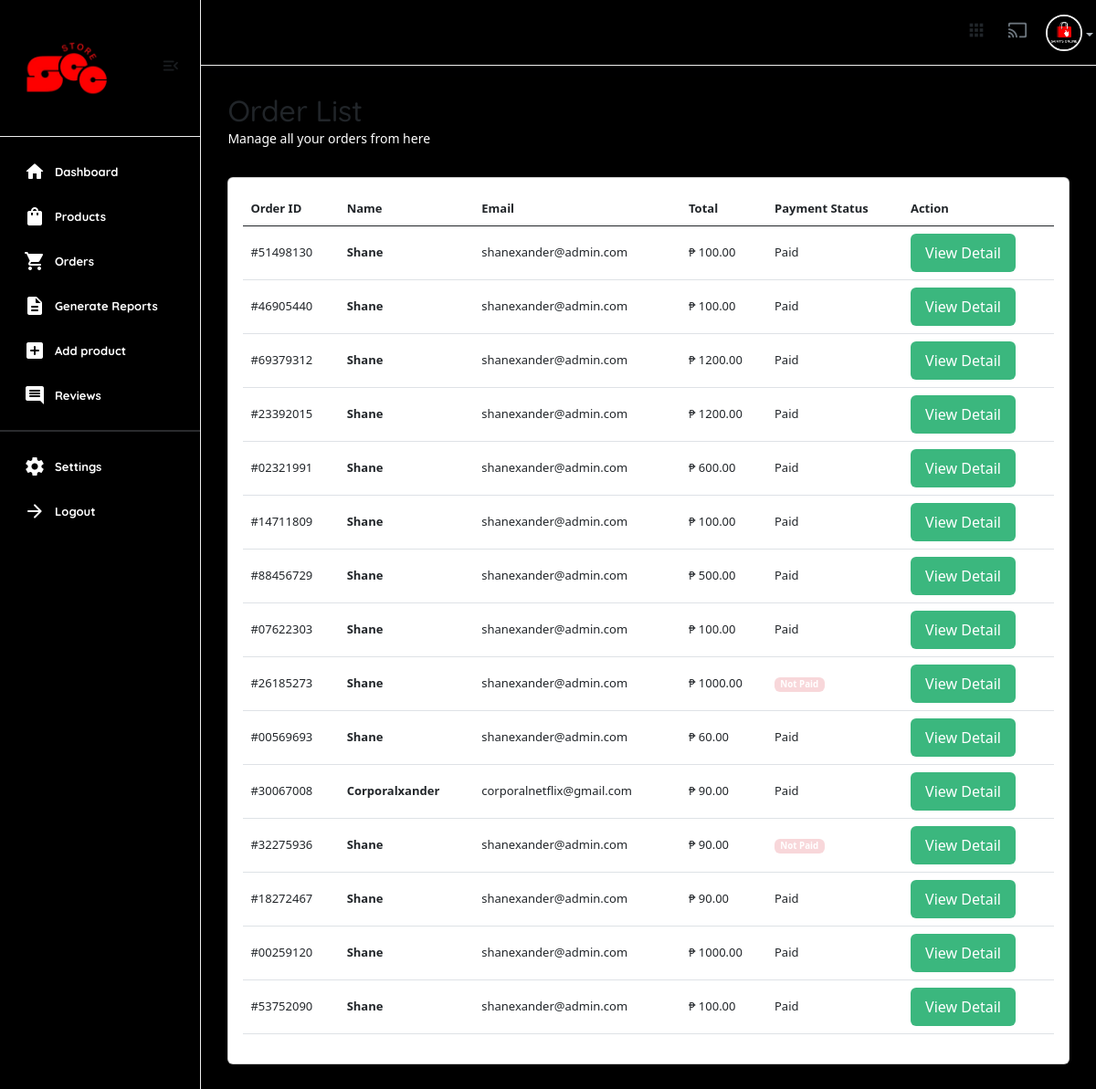
The page /useradmin/orders/ (signed in) on the database as committed earlier.
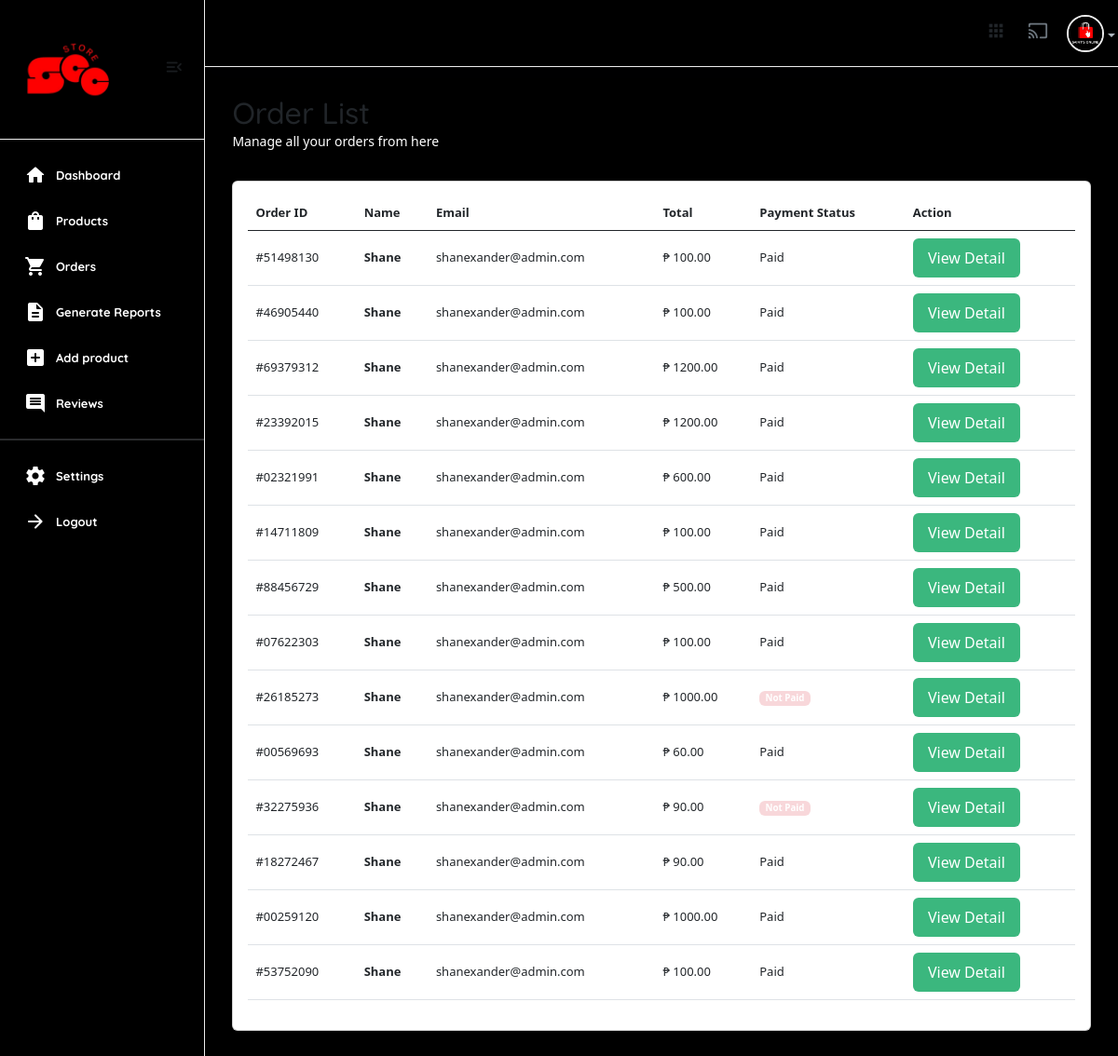
The same page on the database as committed later.
### core/models.py (models this page shows)
class CartOrder(models.Model):
    user = models.ForeignKey(User, on_delete=models.CASCADE,)
    full_name = models.CharField(max_length=100, null=True, blank=True)
    email = models.CharField(max_length=100, null=True, blank=True)
    phone = models.CharField(max_length=100, null=True, blank=True)
    address = models.CharField(max_length=100, null=True, blank=True)
    city = models.CharField(max_length=100, null=True, blank=True)
    state = models.CharField(max_length=100, null=True, blank=True)
    country = models.CharField(max_length=100, null=True, blank=True)
    price = models.DecimalField(max_digits=12, decimal_places=2, default="1.99")
    vat = models. DecimalField(max_digits=12, decimal_places=2, default="0.00")
    saved = models.DecimalField(max_digits=12, decimal_places=2, default="0.00")
    coupons = models.ManyToManyField("core.Coupon", blank=True)
    paid_status = models.BooleanField(default=False)
    order_date = models.DateTimeField(auto_now_add=False, null=True, default=timezone.now)
    product_status = models.CharField(choices=STATUS_CHOICES, max_length=30, default="processing")
    sku = ShortUUIDField(null=True, blank=True, length=5, prefix="SKU", max_length=20, alphabet="abcd1234")
    oid = ShortUUIDField(null=True, blank=True, length=8, max_length=20, alphabet="1234567890")
    date = models.DateTimeField(default=timezone.now, null=True, blank=True)
    stripe_payment_intent = models.CharField(max_length=1000, null=True, blank=True)
    class Meta:
        verbose_name_plural = "Cart Order"

### useradmin/views.py (the view)
# urls.py: path("orders/", views.orders, name="orders"),
@user_passes_test(is_admin)
def orders(request):
    orders = CartOrder.objects.all()
    context = {
        'orders':orders,
    }
    return render(request, "useradmin/orders.html", context)

### core/context_processor.py (called while the page is built)
def default(request):
    categories = Category.objects.all()
    vendors = Vendor.objects.all()
    min_max_price = Product.objects.aggregate(Min("price"), Max("price"))
    try:
        address = Address.objects.get(user=request.user)
    except:
        address = None
    return {
        'categories': categories,
        'address':address,
        'vendors': vendors,
        'min_max_price':min_max_price
    }

### useradmin/views.py (called while the page is built)
def is_admin(user):
    return user.groups.filter(name='Staff').exists()

### templates/useradmin/orders.html (shortened to what this page needs)
{% extends 'useradmin/base.html' %}
{% load static %}
{% load humanize %}
{% block content %}
<section class="content-main">
    <div class="content-header">
        <div>
            <h2 class="content-title cards-title">Order List</h2>
            <p>Manage all your orders from here</p>
        </div>
    </div>
    <div class="card mb-4">
        <div class="card-body">
            <div class="table-responsive">
                <table class="table table-hover">
                    <thead>
                            <tr>
                            <th>Order ID</th>
                            <th scope="col">Name</th>
                            <th scope="col">Email</th>
                            <th scope="col">Total</th>
                            <th scope="col">Payment Status</th>
                            <th scope="col">Action</th>
                        </tr>
                    </thead>
                    <tbody>
                        {% for c in orders %}
                            <tr>
                                <td>#{{c.oid}}</td>
                                <td><b>{{c.full_name|title}}</b></td>
                                <td>{{c.email}}</td>
                                <td>₱ {{c.price}}</td>
                                {% if c.paid_status == True %}
                                    <td>Paid</td>
                                {% else %}
                                    <td><span class="badge alert-danger">Not Paid</span></td>
                                {% endif %}
                                <td>
                                    <a href="{% url 'useradmin:order_detail' c.id %}" class="btn btn-md rounded font-sm">View Detail</a>
                                </td>
                            </tr>
                        {% endfor %}
                    </tbody>
                </table>
            </div>
        </div>
    </div>
</section>
{% endblock content %}

Rows that differ between the two databases and show on the page:
removed CartOrder: oid "30067008", full_name "Corporalxander", email "corporalnetflix@gmail.com", price "90.00", paid_status "Paid"
